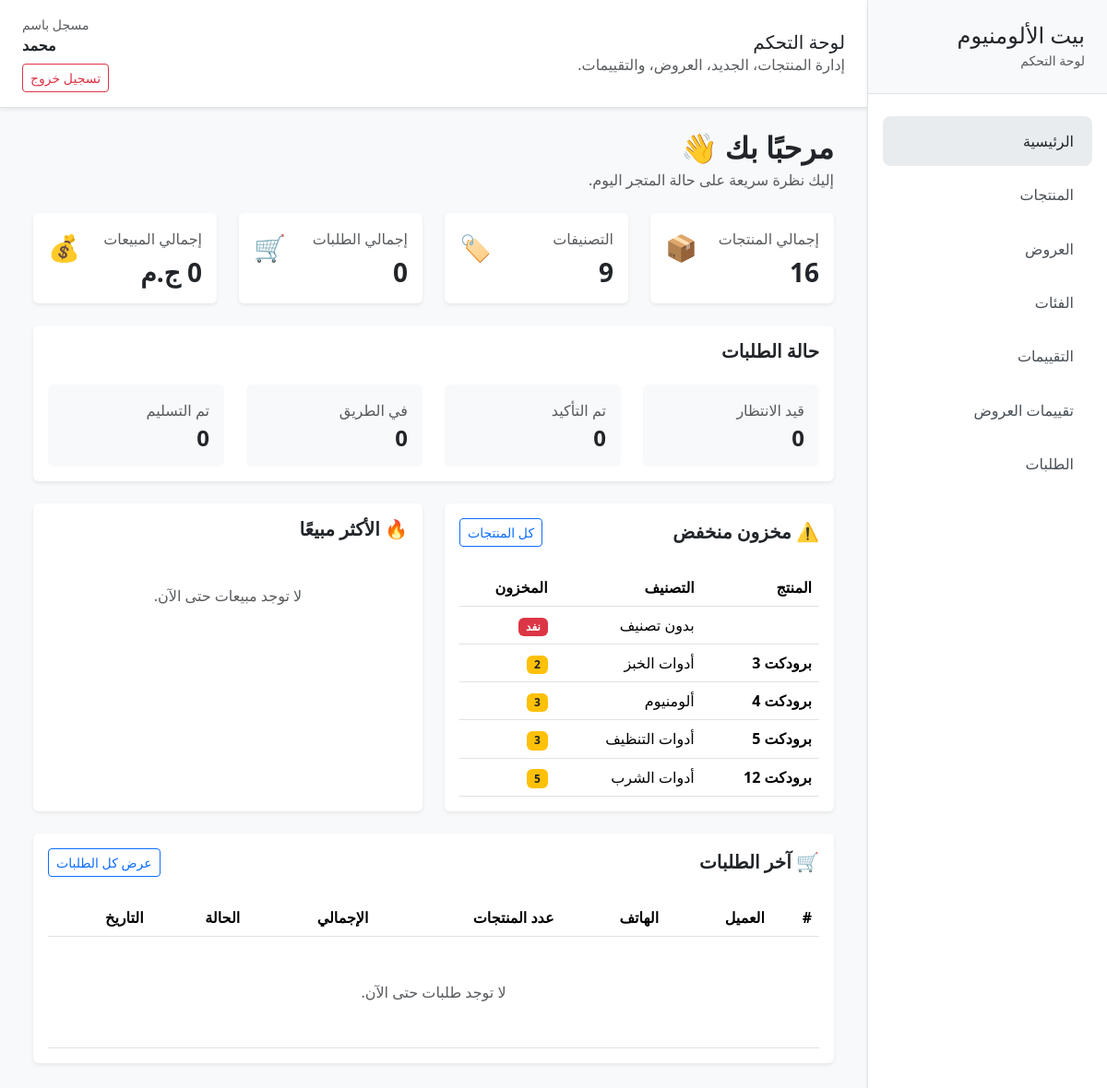
The app's page /dashboard/ (signed in), older data.
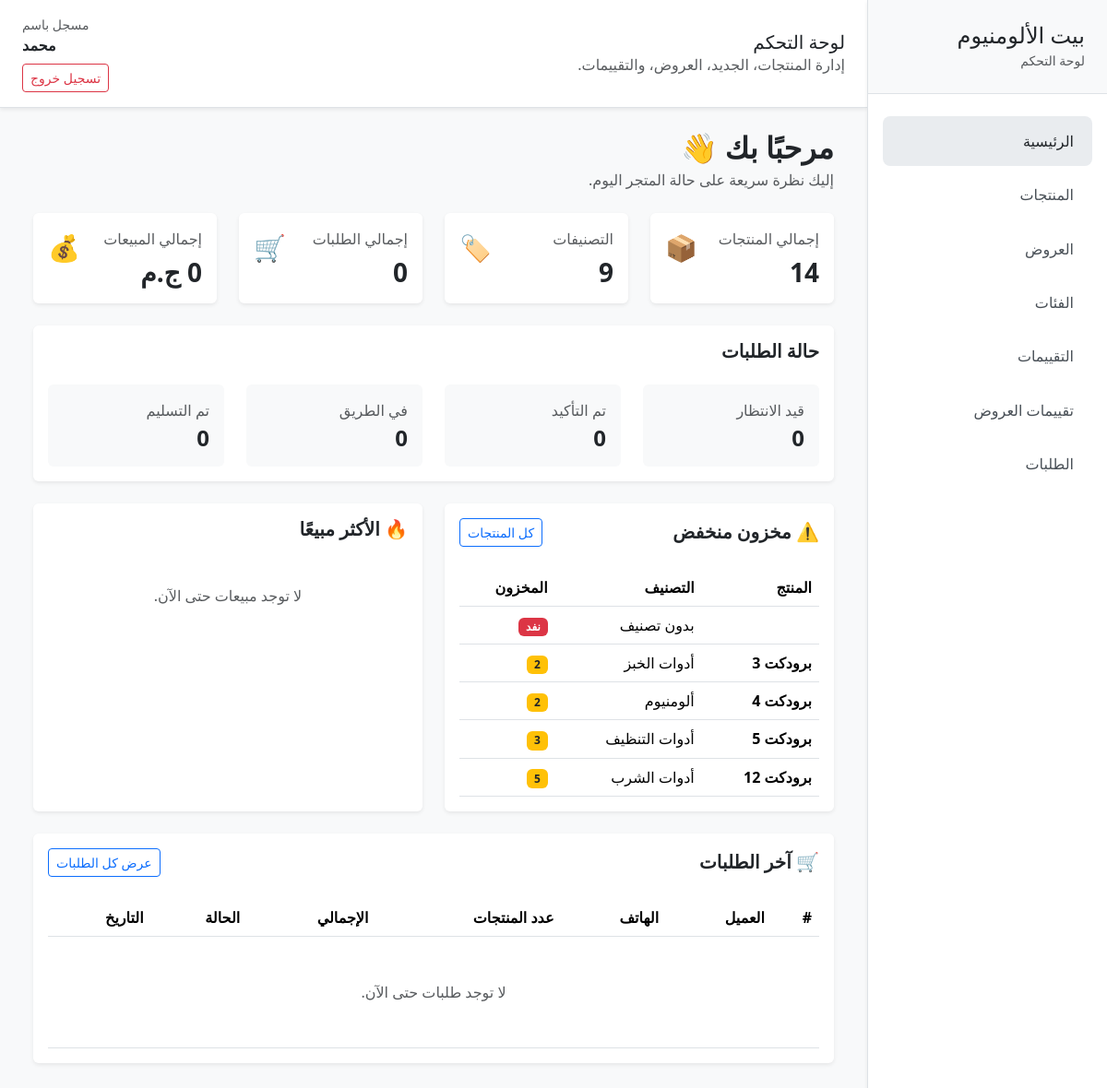
The same page, newer data.
### products/models.py (models this page shows, shortened)
class Product(models.Model):
    name = models.CharField(max_length=255)
    description = models.TextField()
    price = models.DecimalField(max_digits=10, decimal_places=2)
    old_price = models.DecimalField(
        max_digits=10,
        decimal_places=2,
        null=True,
        blank=True
    )
    image = models.ImageField(upload_to='products/')
    image_2 = models.ImageField(upload_to='products/', null=True, blank=True)
    image_3 = models.ImageField(upload_to='products/', null=True, blank=True)
    image_4 = models.ImageField(upload_to='products/', null=True, blank=True)
    image_5 = models.ImageField(upload_to='products/', null=True, blank=True)
    more_details = models.TextField(null=True, blank=True)
    specs = models.TextField(null=True, blank=True)
    features = models.TextField(null=True, blank=True)
    stock = models.PositiveIntegerField(default=0)
    category = models.ForeignKey(
        "products.Category",
        on_delete=models.SET_NULL,
        related_name="products",
        null=True,
        blank=True
    )
    is_new = models.BooleanField(default=False)
    is_featured_new_arrival = models.BooleanField(
        default=False,
        help_text="المنتج المميز اللي يظهر في قسم New Arrivals - منتج واحد بس ينفع يكون True"
    )
    added_at = models.DateTimeField(auto_now_add=True)

class Category(models.Model):
    name = models.CharField(max_length=100)
    def __str__(self):
        return self.name

### dashboard/views.py (the view)
# urls.py: path('', include('dashboard.urls', namespace='dashboard')),
@login_required
def dashboard(request):
    total_products = Product.objects.count()
    total_categories = Category.objects.count()
    total_orders = Order.objects.count()
    total_sales = (
        Order.objects.filter(status__in=['confirmed', 'in_transit', 'delivered'])
        .aggregate(total=Sum('total_price'))['total']
        or 0
    )
    pending_orders = Order.objects.filter(status='pending').count()
    confirmed_orders = Order.objects.filter(status='confirmed').count()
    in_transit_orders = Order.objects.filter(status='in_transit').count()
    delivered_orders = Order.objects.filter(status='delivered').count()
    low_stock_products = (
        Product.objects.filter(stock__lte=5).select_related('category').order_by('stock')[:5]
    )
    recent_orders = Order.objects.order_by('-created_at')[:8]
    top_products = (
        OrderItem.objects.values('product_id', 'product_name').annotate(
            total_quantity=Sum('quantity'),
            total_sales=Sum(
                ExpressionWrapper(F('price') * F('quantity'), output_field=DecimalField(max_digits=12, decimal_places=2))
            ),
        ).order_by('-total_quantity')[:5]
    )
    context = {
        'active_page': 'dashboard',
        'total_products': total_products,
        'total_categories': total_categories,
        'total_orders': total_orders,
        'total_sales': total_sales,
        'pending_orders': pending_orders,
        'confirmed_orders': confirmed_orders,
        'in_transit_orders': in_transit_orders,
        'delivered_orders': delivered_orders,
        'low_stock_products': low_stock_products,
        'recent_orders': recent_orders,
        'top_products': top_products,
    }
    return render(request, 'dashboard/dashboard.html', context)

### dashboard/templates/dashboard/dashboard.html (shortened to what the changed rows need)
{% extends "products/base.html" %}
{% block page_title %}لوحة التحكم{% endblock %}
{% block content %}
<div class="container-fluid">
  <div class="mb-4">
    <h2 class="fw-bold mb-1">مرحبًا بك 👋</h2>
  </div>
  <div class="row g-4 mb-4">
    <div class="col-xl-3 col-md-6">
      <div class="card border-0 shadow-sm h-100">
        <div class="card-body">
          <div class="d-flex justify-content-between align-items-start">
            <div>
              <p class="text-muted mb-2">إجمالي المنتجات</p>
              <h3 class="fw-bold mb-0">{{ total_products }}</h3>
            </div>
          </div>
        </div>
      </div>
    </div>
  </div>
  <div class="row g-4 mb-4">
    <div class="col-lg-6">
      <div class="card border-0 shadow-sm h-100">
        <div class="card-body">
          {% if low_stock_products %}
            <div class="table-responsive">
              <table class="table align-middle mb-0">
                <thead>
                  <tr>
                    <th>المنتج</th>
                    <th>التصنيف</th>
                    <th>المخزون</th>
                  </tr>
                </thead>
                <tbody>
                  {% for product in low_stock_products %}
                    <tr>
                      <td class="fw-semibold">
                        {{ product.name }}
                      </td>
                      <td>
                        {{ product.category|default:"بدون تصنيف" }}
                      </td>
                      <td>
                        {% if product.stock == 0 %}
                          <span class="badge bg-danger">
                            نفد
                          </span>
                        {% else %}
                          <span class="badge bg-warning text-dark">
                            {{ product.stock }}
                          </span>
                        {% endif %}
                      </td>
                    </tr>
                  {% endfor %}
                </tbody>
              </table>
            </div>
          {% else %}
            <div class="text-center text-muted py-4">
              لا توجد منتجات منخفضة المخزون 🎉
            </div>
          {% endif %}
        </div>
      </div>
    </div>
  </div>
  <div class="card border-0 shadow-sm mb-4">
    <div class="card-body">
      <div class="table-responsive">
        <table class="table align-middle mb-0">
          <thead>
            <tr>
              <th>#</th>
              <th>العميل</th>
              <th>الهاتف</th>
              <th>عدد المنتجات</th>
              <th>الإجمالي</th>
              <th>الحالة</th>
              <th>التاريخ</th>
            </tr>
          </thead>
        </table>
      </div>
    </div>
  </div>
</div>
{% endblock %}

Row changes from the older to the newer data that the page shows:
changed Product "برودكت 4": stock "3" → "2"
Text that changed along with them:
{{ total_products }}: "16" → "14"
